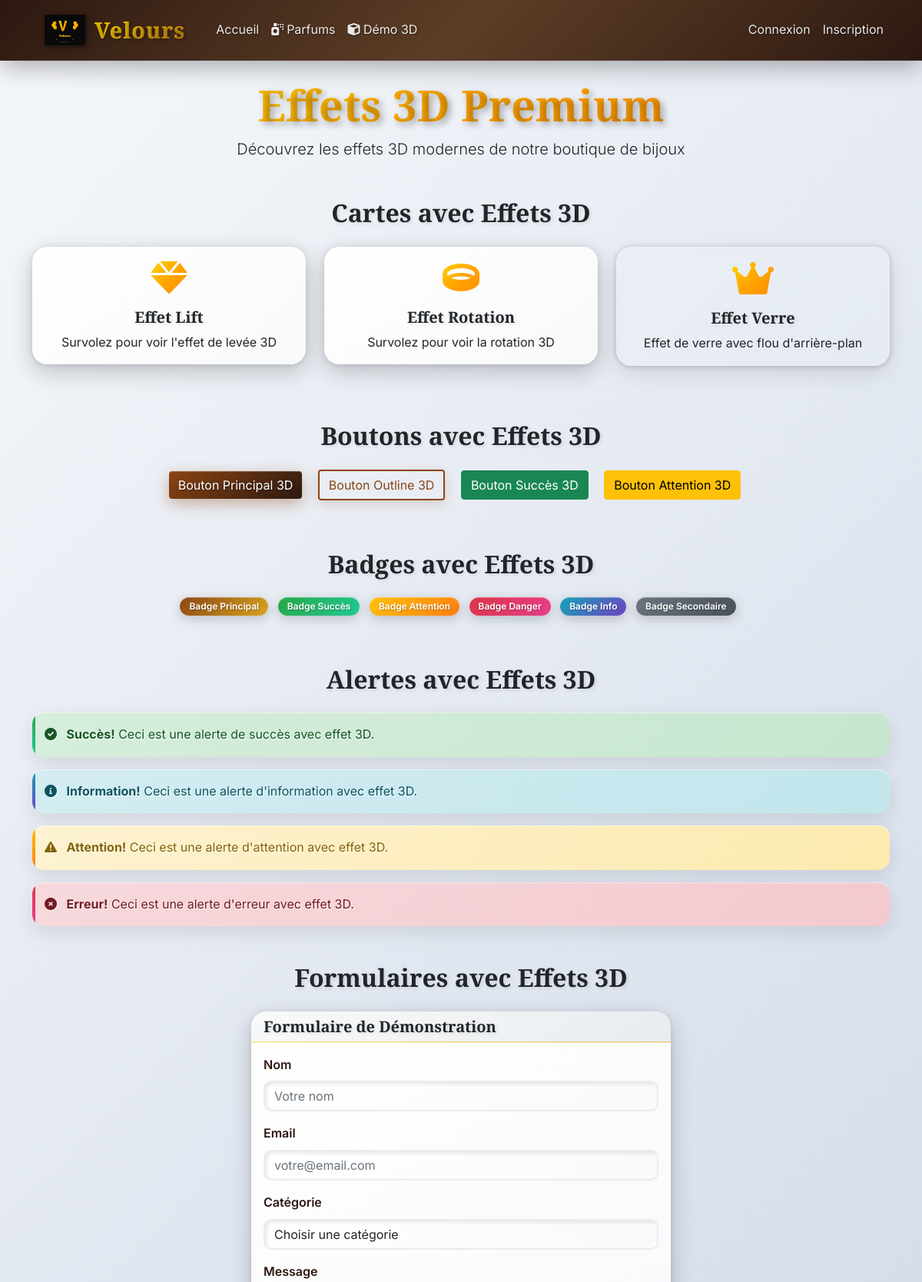
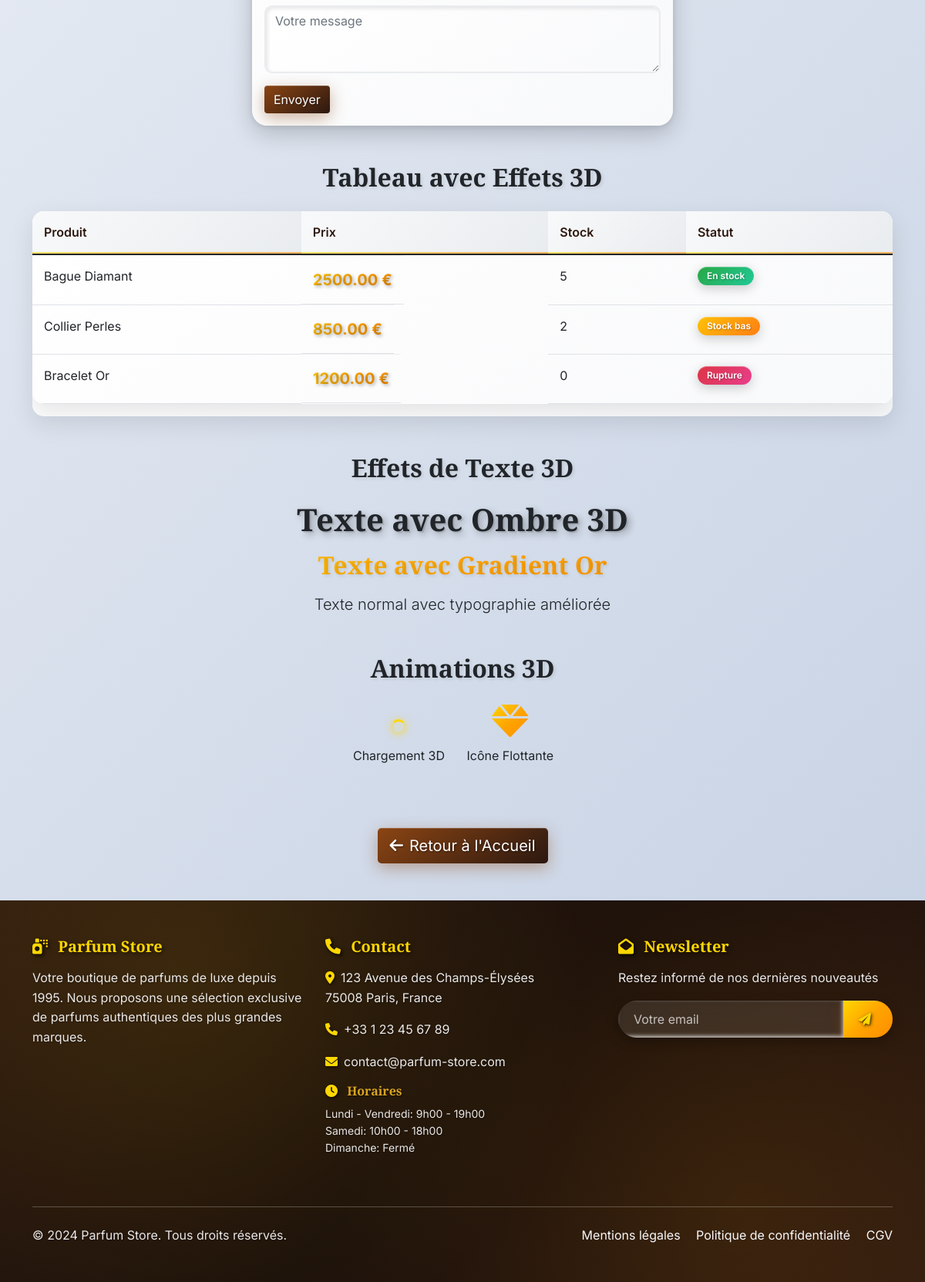
The page /demo-3d on the database its author committed (2 pictures, top to bottom).
### models.py (models this page shows, shortened)
class FooterSettings(db.Model):
    id = db.Column(db.Integer, primary_key=True)
    company_name = db.Column(db.String(200), nullable=False, default='Parfum Store')
    company_description = db.Column(db.Text)
    address = db.Column(db.Text)
    phone = db.Column(db.String(50))
    email = db.Column(db.String(100))
    facebook_url = db.Column(db.String(200))
    instagram_url = db.Column(db.String(200))
    twitter_url = db.Column(db.String(200))
    linkedin_url = db.Column(db.String(200))
    youtube_url = db.Column(db.String(200))
    opening_hours = db.Column(db.Text)
    copyright_text = db.Column(db.String(200))
    show_newsletter = db.Column(db.Boolean, default=True)
    newsletter_title = db.Column(db.String(200), default='Newsletter')
    newsletter_description = db.Column(db.Text, default='Restez informé de nos dernières nouveautés')
    created_at = db.Column(db.DateTime, default=datetime.utcnow)
    updated_at = db.Column(db.DateTime, default=datetime.utcnow, onupdate=datetime.utcnow)
    @staticmethod
    def get_settings():
        settings = FooterSettings.query.first()
        return settings

### app.py (the view)
@app.route('/demo-3d')
def demo_3d():
    return render_template('demo_3d.html')

### app.py (called while the page is built)
@app.context_processor
def inject_footer_settings():
    return dict(footer_settings=FooterSettings.get_settings())

### templates/demo_3d.html (shortened to what this page needs)
{% extends "base.html" %}
{% block content %}
<div class="container mt-4">
    <div class="text-center mb-5">
        <h1 class="display-4 text-gold">Effets 3D Premium</h1>
        <p class="lead">Découvrez les effets 3D modernes de notre boutique de bijoux</p>
    </div>
    <section class="mb-5">
        <h2 class="text-center mb-4">Cartes avec Effets 3D</h2>
        <div class="row">
            <div class="col-md-4 mb-4">
                <div class="card shadow-3d hover-lift">
                    <div class="card-body text-center">
                        <i class="fas fa-gem fa-3x text-gold mb-3"></i>
                        <h5 class="card-title">Effet Lift</h5>
                        <p class="card-text">Survolez pour voir l'effet de levée 3D</p>
                    </div>
                </div>
            </div>
            <div class="col-md-4 mb-4">
                <div class="card shadow-3d hover-rotate">
                    <div class="card-body text-center">
                        <i class="fas fa-ring fa-3x text-gold mb-3"></i>
                        <h5 class="card-title">Effet Rotation</h5>
                        <p class="card-text">Survolez pour voir la rotation 3D</p>
                    </div>
                </div>
            </div>
            <div class="col-md-4 mb-4">
                <div class="card glass-effect">
                    <div class="card-body text-center">
                        <i class="fas fa-crown fa-3x text-gold mb-3"></i>
                        <h5 class="card-title">Effet Verre</h5>
                        <p class="card-text">Effet de verre avec flou d'arrière-plan</p>
                    </div>
                </div>
            </div>
        </div>
    </section>
    <section class="mb-5">
        <h2 class="text-center mb-4">Boutons avec Effets 3D</h2>
        <div class="text-center">
            <button class="btn btn-primary me-3 mb-3">Bouton Principal 3D</button>
            <button class="btn btn-outline-primary me-3 mb-3">Bouton Outline 3D</button>
            <button class="btn btn-success me-3 mb-3">Bouton Succès 3D</button>
            <button class="btn btn-warning me-3 mb-3">Bouton Attention 3D</button>
        </div>
    </section>
    <section class="mb-5">
        <h2 class="text-center mb-4">Badges avec Effets 3D</h2>
        <div class="text-center">
            <span class="badge bg-primary me-2 mb-2">Badge Principal</span>
            <span class="badge bg-success me-2 mb-2">Badge Succès</span>
            <span class="badge bg-warning me-2 mb-2">Badge Attention</span>
            <span class="badge bg-danger me-2 mb-2">Badge Danger</span>
            <span class="badge bg-info me-2 mb-2">Badge Info</span>
            <span class="badge bg-secondary me-2 mb-2">Badge Secondaire</span>
        </div>
    </section>
    <section class="mb-5">
        <h2 class="text-center mb-4">Alertes avec Effets 3D</h2>
        <div class="alert alert-success" role="alert">
            <i class="fas fa-check-circle me-2"></i>
            <strong>Succès!</strong> Ceci est une alerte de succès avec effet 3D.
        </div>
        <div class="alert alert-info" role="alert">
            <i class="fas fa-info-circle me-2"></i>
            <strong>Information!</strong> Ceci est une alerte d'information avec effet 3D.
        </div>
        <div class="alert alert-warning" role="alert">
            <i class="fas fa-exclamation-triangle me-2"></i>
            <strong>Attention!</strong> Ceci est une alerte d'attention avec effet 3D.
        </div>
        <div class="alert alert-danger" role="alert">
            <i class="fas fa-times-circle me-2"></i>
            <strong>Erreur!</strong> Ceci est une alerte d'erreur avec effet 3D.
        </div>
    </section>
    <section class="mb-5">
        <h2 class="text-center mb-4">Formulaires avec Effets 3D</h2>
        <div class="row justify-content-center">
            <div class="col-md-6">
                <div class="card shadow-3d">
                    <div class="card-header">
                        <h5 class="mb-0">Formulaire de Démonstration</h5>
                    </div>
                    <div class="card-body">
                        <form>
                            <div class="mb-3">
                                <label for="demo-name" class="form-label">Nom</label>
                                <input type="text" class="form-control" id="demo-name" placeholder="Votre nom">
                            </div>
                            <div class="mb-3">
                                <label for="demo-email" class="form-label">Email</label>
                                <input type="email" class="form-control" id="demo-email" placeholder="votre@email.com">
                            </div>
                            <div class="mb-3">
                                <label for="demo-select" class="form-label">Catégorie</label>
                                <select class="form-select" id="demo-select">
                                    <option selected>Choisir une catégorie</option>
                                </select>
                            </div>
                            <div class="mb-3">
                                <label for="demo-message" class="form-label">Message</label>
                                <textarea class="form-control" id="demo-message" rows="3" placeholder="Votre message"></textarea>
                            </div>
                            <button type="submit" class="btn btn-primary">Envoyer</button>
                        </form>
                    </div>
                </div>
            </div>
        </div>
    </section>
    <section class="mb-5">
        <h2 class="text-center mb-4">Tableau avec Effets 3D</h2>
        <div class="table-responsive">
            <table class="table">
                <thead>
                    <tr>
                        <th>Produit</th>
                        <th>Prix</th>
                        <th>Stock</th>
                        <th>Statut</th>
                    </tr>
                </thead>
                <tbody>
                    <tr>
                        <td>Bague Diamant</td>
                        <td class="price">2500.00 €</td>
                        <td>5</td>
                        <td><span class="badge bg-success">En stock</span></td>
                    </tr>
                    <tr>
                        <td>Collier Perles</td>
                        <td class="price">850.00 €</td>
                        <td>2</td>
                        <td><span class="badge bg-warning">Stock bas</span></td>
                    </tr>
                    <tr>
                        <td>Bracelet Or</td>
                        <td class="price">1200.00 €</td>
                        <td>0</td>
                        <td><span class="badge bg-danger">Rupture</span></td>
                    </tr>
                </tbody>
            </table>
        </div>
    </section>
    <section class="mb-5">
        <h2 class="text-center mb-4">Effets de Texte 3D</h2>
        <div class="text-center">
            <h1 class="text-3d mb-3">Texte avec Ombre 3D</h1>
            <h2 class="text-gold mb-3">Texte avec Gradient Or</h2>
            <p class="lead">Texte normal avec typographie améliorée</p>
        </div>
    </section>
    <section class="mb-5">
        <h2 class="text-center mb-4">Animations 3D</h2>
        <div class="text-center">
            <div class="d-inline-block me-4 mb-3">
                <div class="loading"></div>
                <p class="mt-2">Chargement 3D</p>
            </div>
            <div class="d-inline-block me-4 mb-3">
                <i class="fas fa-gem fa-3x float-element text-gold"></i>
                <p class="mt-2">Icône Flottante</p>
            </div>
        </div>
    </section>
    <div class="text-center mb-5">
        <a href="{{ url_for('index') }}" class="btn btn-primary btn-lg">
            <i class="fas fa-arrow-left me-2"></i>Retour à l'Accueil
        </a>
    </div>
</div>
{% endblock %}

### templates/base.html (shortened to what this page needs)
<!DOCTYPE html>
<html lang="fr">
<head>
    <link href="https://cdn.jsdelivr.net/npm/bootstrap@5.1.3/dist/css/bootstrap.min.css" rel="stylesheet">
    <link href="https://cdnjs.cloudflare.com/ajax/libs/font-awesome/6.0.0/css/all.min.css" rel="stylesheet">
    <link href="{{ url_for('static', filename='css/style.css') }}" rel="stylesheet">
</head>
<body>
    <nav class="navbar navbar-expand-lg navbar-dark bg-dark">
        <div class="container">
            <a class="navbar-brand velours-brand" href="{{ url_for('index') }}">
                <img src="{{ url_for('static', filename='images/logo/velours-logo.svg') }}" alt="Velours" class="velours-logo">
                <span class="brand-text">Velours</span>
            </a>
            <div class="collapse navbar-collapse" id="navbarNav">
                <ul class="navbar-nav me-auto">
                    <li class="nav-item">
                        <a class="nav-link" href="{{ url_for('index') }}">Accueil</a>
                    </li>
                    <li class="nav-item">
                        <a class="nav-link" href="{{ url_for('catalog') }}">
                            <i class="fas fa-spray-can me-1"></i>Parfums
                        </a>
                    </li>
                    <li class="nav-item">
                        <a class="nav-link" href="{{ url_for('demo_3d') }}">
                            <i class="fas fa-cube"></i> Démo 3D
                        </a>
                    </li>
                </ul>
                <ul class="navbar-nav">
                    {% if current_user.is_authenticated %}
                        <li class="nav-item">
                            <a class="nav-link" href="{{ url_for('cart') }}">
                                <i class="fas fa-shopping-cart"></i> Panier
                            </a>
                        </li>
                        {% if current_user.is_admin %}
                        <li class="nav-item">
                            <a class="nav-link" href="{{ url_for('admin_dashboard') }}">
                                <i class="fas fa-tachometer-alt"></i> Dashboard
                            </a>
                        </li>
                        {% endif %}
                        <li class="nav-item dropdown">
                            <a class="nav-link dropdown-toggle" href="#" id="navbarDropdown" role="button" data-bs-toggle="dropdown">
                                <i class="fas fa-user"></i> {{ current_user.username }}
                            </a>
                            <ul class="dropdown-menu">
                                <li><a class="dropdown-item" href="{{ url_for('profile') }}">Mon Profil</a></li>
                                <li><a class="dropdown-item" href="{{ url_for('my_orders') }}">Mes Commandes</a></li>
                                <li><hr class="dropdown-divider"></li>
                                <li><a class="dropdown-item" href="{{ url_for('logout') }}">Déconnexion</a></li>
                            </ul>
                        </li>
                    {% else %}
                        <li class="nav-item">
                            <a class="nav-link" href="{{ url_for('login') }}">Connexion</a>
                        </li>
                        <li class="nav-item">
                            <a class="nav-link" href="{{ url_for('register') }}">Inscription</a>
                        </li>
                    {% endif %}
                </ul>
            </div>
        </div>
    </nav>
    <main>
        {% block content %}{% endblock %}
    </main>
    <footer class="bg-dark text-light py-5 mt-5">
        <div class="container">
            <div class="row">
                <div class="col-lg-4 col-md-6 mb-4">
                    <h5><i class="fas fa-spray-can"></i> {{ footer_settings.company_name }}</h5>
                    {% if footer_settings.company_description %}
                    <p>{{ footer_settings.company_description }}</p>
                    {% endif %}
                </div>
                <div class="col-lg-4 col-md-6 mb-4">
                    <h5><i class="fas fa-phone"></i> Contact</h5>
                    {% if footer_settings.address %}
                    <p><i class="fas fa-map-marker-alt me-2"></i>{{ footer_settings.address|replace('\n', '<br>')|safe }}</p>
                    {% endif %}
                    {% if footer_settings.phone %}
                    <p><i class="fas fa-phone me-2"></i>{{ footer_settings.phone }}</p>
                    {% endif %}
                    {% if footer_settings.email %}
                    <p><i class="fas fa-envelope me-2"></i>{{ footer_settings.email }}</p>
                    {% endif %}
                    {% if footer_settings.opening_hours %}
                    <h6 class="mt-3"><i class="fas fa-clock"></i> Horaires</h6>
                    <p class="small">{{ footer_settings.opening_hours|replace('\n', '<br>')|safe }}</p>
                    {% endif %}
                </div>
                {% if footer_settings.show_newsletter %}
                <div class="col-lg-4 col-md-12 mb-4">
                    <h5><i class="fas fa-envelope-open"></i> {{ footer_settings.newsletter_title or 'Newsletter' }}</h5>
                    <p>{{ footer_settings.newsletter_description or 'Restez informé de nos dernières nouveautés' }}</p>
                    <form class="newsletter-form">
                        <div class="input-group">
                            <input type="email" class="form-control" placeholder="Votre email" required>
                            <button class="btn btn-primary" type="submit">
                                <i class="fas fa-paper-plane"></i>
                            </button>
                        </div>
                    </form>
                </div>
                {% endif %}
            </div>
            <hr class="my-4">
            <div class="row">
                <div class="col-md-6">
                    <p class="mb-0">{{ footer_settings.copyright_text or '© 2024 Parfum Store. Tous droits réservés.' }}</p>
                </div>
                <div class="col-md-6 text-md-end">
                    <a href="#" class="text-light me-3">Mentions légales</a>
                    <a href="#" class="text-light me-3">Politique de confidentialité</a>
                    <a href="#" class="text-light">CGV</a>
                </div>
            </div>
        </div>
    </footer>
</body>
</html>

### rows shown on the page
FooterSettings: company_name "Parfum Store", company_description "Votre boutique de parfums de luxe depuis 1995. Nous proposons une sélection exclusive de parfums authentiques des plus grandes marques.", address "123 Avenue des Champs-Élysées 75008 Paris, France", phone "+33 1 23 45 67 89", email "contact@parfum-store.com", opening_hours "Lundi - Vendredi: 9h00 - 19h00 Samedi: 10h00 - 18h00 Dimanche: Fermé", newsletter_title "Newsletter", newsletter_description "Restez informé de nos dernières nouveautés", copyright_text "© 2024 Parfum Store. Tous droits réservés."
